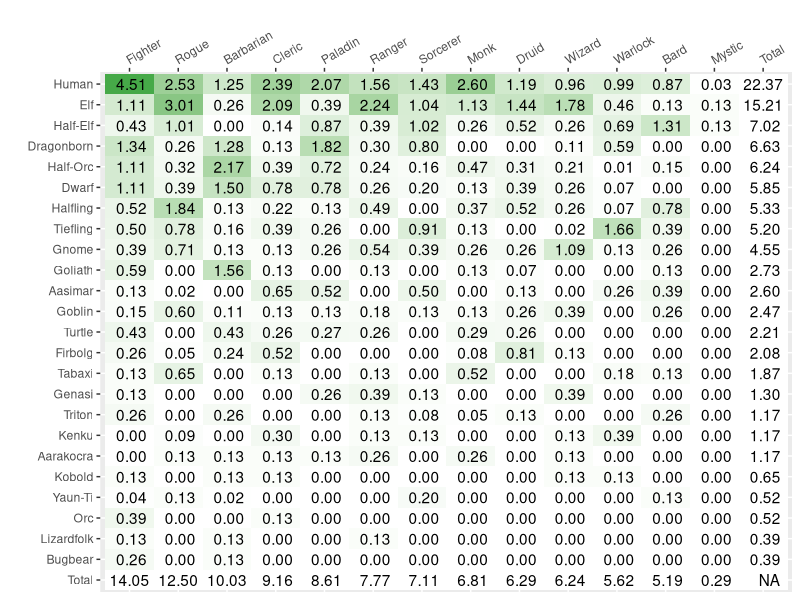
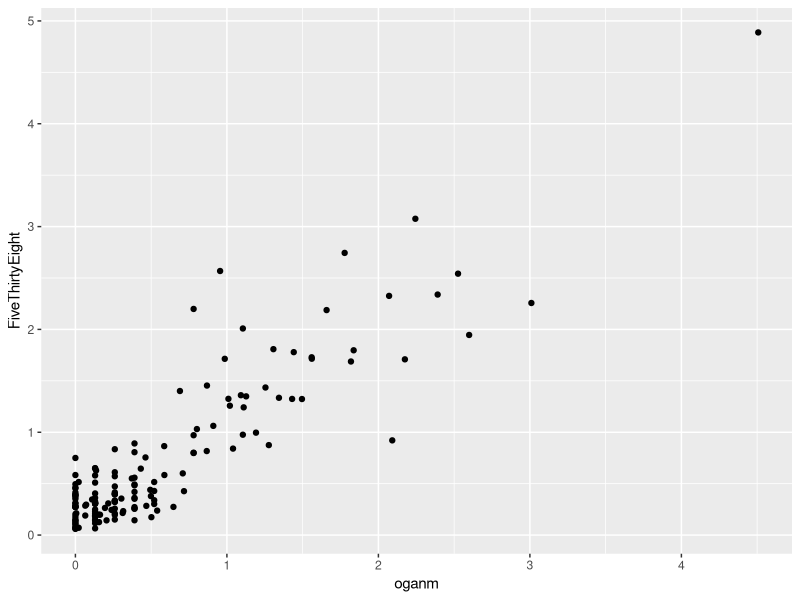

Source code (R) for these figures, in order:
## ---- chunk 1
library(dplyr)
library(magrittr)
library(readr)
library(stringr)
library(ggplot2)
library(cowplot)
library(glue)
library(reshape2)
knitr::opts_chunk$set(echo = FALSE, fig.align ='center')

# load table and get unique characters

charTable = read_tsv("charTable.tsv")
uniqueTable = charTable %>% arrange(desc(level)) %>% filter(!duplicated(paste(name,justClass)))


# detect non unique characters that multiclassed
# this is somewhat of a heuristic
multiClassed = uniqueTable %>% filter(grepl('\\|',justClass))
singleClassed = uniqueTable %>% filter(!grepl('\\|',justClass))


matchingNames = multiClassed$name[multiClassed$name %in% singleClassed$name]%>% na.omit 

isDuplicate = matchingNames %>% sapply(function(nm){
    multiChar = multiClassed %>% filter(name == nm)
    singleChar = singleClassed %>% filter(name == nm)
    
    if(nrow(multiChar) != 1 | nrow(singleChar) != 1){
        warning('Not 1-1 match. Skipping')
        return(FALSE)
    } else{
        isSubset = str_split(multiChar$justClass,pattern = '\\|') %>% {.[[1]]} %>% {singleChar$justClass %in% .}
        isHigherLevel = multiChar$level > singleChar$level
        return(isSubset & isHigherLevel)
    }
})

singleClassed %<>% filter(!name %in% matchingNames[isDuplicate])

uniqueTable = rbind(singleClassed,multiClassed)


## ---- chunk 2
# the way races are encoded in the app is a little silly. sub-races are 
# not recorded separately. essentially race information is lost other
# than a text field after it's effects are applied during creation
# here, I define regex that matches races.
# kind of an overkill as only few races actually required special care
races  = uniqueTable$race %>% unique
races = c(Aarakocra = 'Aarakocra',
          Aasimar = 'Aasimar',
          Bugbear= 'Bugbear',
          Dragonborn = 'Dragonborn',
          Dwarf = 'Dwarf',
          Elf = '(?<!Half-)Elf',
          Firbolg = 'Firbolg',
          Genasi= 'Genasi',
          Gith = 'Geth',
          Gnome = 'Gnome',
          Goblin='Goblin',
          Goliath = 'Goliath',
          'Half-Elf' = '(Half-Elf)|(Variant)',
          'Half-Orc' = 'Half-Orc',
          Halfling = 'Halfling',
          Hobgoblin = 'Hobgoblin',
          Human = 'Human',
          Kenku = 'Kenku',
          Kobold = 'Kobold',
          Lizardfolk = 'Lizardfolk',
          Orc = '(?<!Half-)Orc',
          'Yaun-Ti' = 'Serpentblood',
          Tabaxi = 'Tabaxi',
          Tiefling ='Tiefling|Lineage',
          Triton = 'Triton',
          Turtle = 'Turtle|Tortle')
uniqueTable$justClass %<>% gsub(pattern = 'Revised ', replacement = '',x = .)
uniqueTable$class %<>% gsub(pattern = 'Revised ', replacement = '',x = .)


classes = uniqueTable$justClass %>% str_split('\\|') %>% unlist %>% unique
coOccurenceMatrix = matrix(0 , nrow=length(races),ncol = length(classes))
colnames(coOccurenceMatrix) = classes
rownames(coOccurenceMatrix) = names(races)
for (i in seq_along(races)){
    for (j in seq_along(classes)){
        ((grepl(races[i],uniqueTable$race,perl= TRUE)) * {
            classLevel  =str_extract(uniqueTable$class,glue('(?<={classes[j]} )[0-9]+')) %>% {.[is.na(.)] = 0;.} %>% as.integer()
            classLevel/uniqueTable$level
            }) %>% sum -> coOcc
        coOccurenceMatrix[i,j] = coOcc
    }
}

coOccurenceMatrixSubset = coOccurenceMatrix[,!coOccurenceMatrix %>% apply(2,sum) %>% {.<2}]

coOccurenceMatrixSubset = coOccurenceMatrixSubset[!coOccurenceMatrixSubset %>% apply(1,sum) %>% {.<1},]

coOccurenceMatrixSubset = 
    coOccurenceMatrixSubset[coOccurenceMatrixSubset %>% apply(1,sum) %>% order(decreasing = FALSE),
                            coOccurenceMatrixSubset %>% apply(2,sum) %>% order(decreasing = TRUE)]

coOccurenceMatrixSubset = coOccurenceMatrixSubset/(sum(coOccurenceMatrix))* 100


classSums = coOccurenceMatrixSubset %>% apply(2,sum)
raceSums = coOccurenceMatrixSubset %>% apply(1,sum)

coOccurenceMatrixSubset = cbind(coOccurenceMatrixSubset,raceSums)


coOccurenceMatrixSubset = rbind(Total = c(classSums,NA), coOccurenceMatrixSubset)
colnames(coOccurenceMatrixSubset)[ncol(coOccurenceMatrixSubset)] = "Total"

coOccurenceFrame = coOccurenceMatrixSubset %>% melt() 
names(coOccurenceFrame)[1:2] = c('Race','Class')

coOccurenceFrame %<>% mutate(fillCol = value*(Race!='Total' & Class!='Total'))

coOccurenceFrame %>% ggplot(aes(x = Class,y = Race)) +
    geom_tile(aes(fill = fillCol),show.legend = FALSE)+
    scale_fill_continuous(low = 'white',high = '#46A948',na.value = 'white')+
    # viridis::scale_fill_viridis() + 
    geom_text(aes(label = value %>% round(2) %>% format(nsmall=2))) + 
    scale_x_discrete(position='top') + xlab('') + ylab('') + 
    theme(axis.text.x = element_text(angle = 30,vjust = 0.5,hjust = 0))

## ---- chunk 3
fiveThirtyEight = read_tsv('538.tsv') %>% melt()
names(fiveThirtyEight)[2] = 'Class'

fiveThirtyEight %<>% mutate(Class = as.character(Class)) %>%
    arrange(Race,Class) %>% filter(Race !='TOTAL' & Class != 'TOTAL')

coOccurenceFrame %<>% mutate(Race = toupper(Race), Class = toupper(Class)) %>% 
    arrange(Race,Class) %>% 
    filter(Race %in% fiveThirtyEight$Race & Class %in% fiveThirtyEight$Class)

data.frame(FiveThirtyEight = fiveThirtyEight$value/1000, oganm = coOccurenceFrame$value,
           class = coOccurenceFrame$Class,race = coOccurenceFrame$Race) %>% 
    ggplot(aes(x = oganm,y = FiveThirtyEight)) + geom_point()

